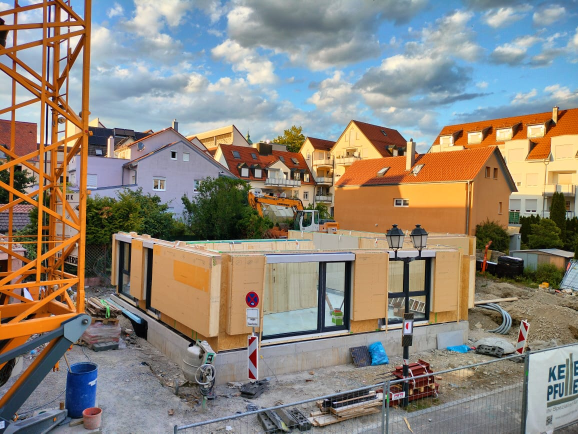
#> input picture Stage_3/images/Image1.jpeg, 1156 x 867 px (shown at 1/2 size); its folder holds 4 pictures in this run
$ python task5B_Camera_Calibration.py
#> lines starting #> are read from the running program, lines starting #| are printed output that depends on the picture; after the words box and inside, x2 and y2 are one past the last pixel; in counts of white or black regions, pixels touching at a corner belong together
import cv2
import numpy as np
import glob
import os

# =====================================================
# CAMERA CALIBRATION USING A REAL CHESSBOARD
# =====================================================

CHECKERBOARD = (7, 7)
SQUARE_SIZE = 1.0

# -----------------------------------------------------
# Base directories (everything saved inside Stage_3)
# -----------------------------------------------------

BASE_DIR = os.path.dirname(os.path.abspath(__file__))

IMAGE_DIR = os.path.join(BASE_DIR, "images")
RESULTS_DIR = os.path.join(BASE_DIR, "results")
CORNER_DIR = os.path.join(RESULTS_DIR, "detected_corners")

os.makedirs(RESULTS_DIR, exist_ok=True)
os.makedirs(CORNER_DIR, exist_ok=True)

# -----------------------------------------------------
# Prepare object points
# -----------------------------------------------------

objp = np.zeros((CHECKERBOARD[0] * CHECKERBOARD[1], 3), np.float32)
objp[:, :2] = np.mgrid[
    0:CHECKERBOARD[0],
    0:CHECKERBOARD[1]
].T.reshape(-1, 2)
objp *= SQUARE_SIZE

objpoints = []
imgpoints = []

# -----------------------------------------------------
# Load calibration images
# -----------------------------------------------------

images = []
images.extend(glob.glob(os.path.join(IMAGE_DIR, "*.jpg")))
images.extend(glob.glob(os.path.join(IMAGE_DIR, "*.jpeg")))
images.extend(glob.glob(os.path.join(IMAGE_DIR, "*.png")))
images = sorted(images)

print("=" * 60)
print("CAMERA CALIBRATION")
print("=" * 60)
print(f"\nFound {len(images)} calibration images.\n")

if len(images) == 0:
    raise FileNotFoundError(f"No calibration images found in:\n{IMAGE_DIR}")

# -----------------------------------------------------
# Detect chessboard corners
# -----------------------------------------------------

gray = None

for image_path in images:

    image = cv2.imread(image_path)
#> image is the input picture: shape (867, 1156, 3); mean B, G, R 122.9, 133.9, 142.1
    gray = cv2.cvtColor(image, cv2.COLOR_BGR2GRAY)
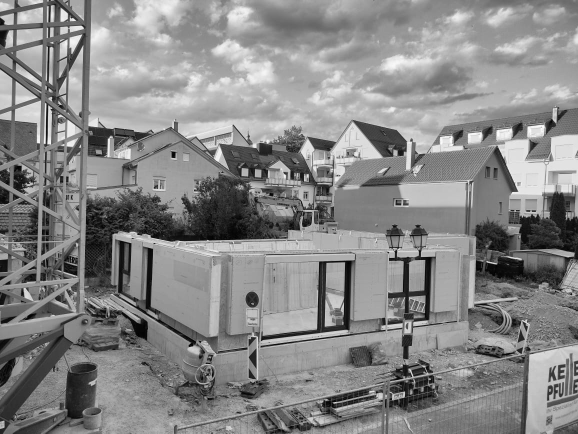
#> gray: shape (867, 1156) (shown at 1/2 size); min 0, max 254, mean 135.1

    ret, corners = cv2.findChessboardCornersSB(gray, CHECKERBOARD)
#> ret = False

    print(f"{os.path.basename(image_path):25s} -> {ret}")
#| Image1.jpeg               -> False

    if ret:

        objpoints.append(objp)
        imgpoints.append(corners)

        cv2.drawChessboardCorners(
            image,
            CHECKERBOARD,
            corners,
            ret
        )

        save_path = os.path.join(
            CORNER_DIR,
            os.path.basename(image_path)
        )

        cv2.imwrite(save_path, image)

        cv2.imshow("Detected Corners", image)
        cv2.waitKey(400)
#> pass 2 of the loop `for image_path in images:`:
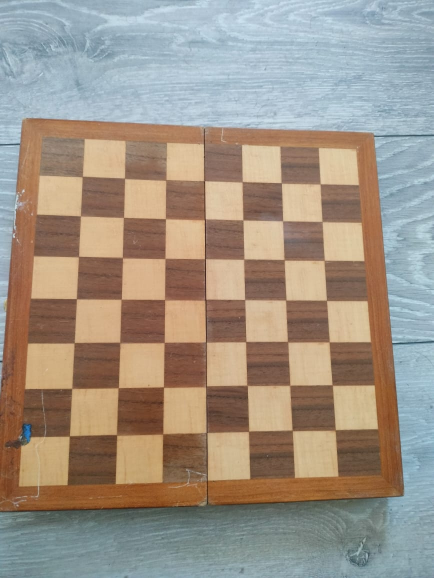
#> input picture Stage_3/images/chessboard1.jpeg, 867 x 1156 px (shown at 1/2 size)
#> image is the input picture: shape (1156, 867, 3); mean B, G, R 133.9, 147.3, 158.9
#> `gray = cv2.cvtColor(image, cv2.COLOR_BGR2GRAY)`:
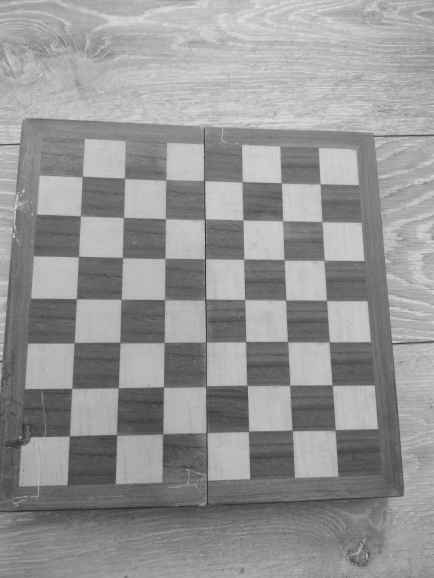
#> gray: shape (1156, 867) (shown at 1/2 size); min 8, max 229, mean 149.2
#> ret = True; corners = 49 rows, first 8: [165, 353.5], [249.5, 356.8], [331.9, 360.1], [409.1, 362], [484.7, 363.9], [563, 366.1], [640.5, 367.9], [161.1, 431.5]
#| chessboard1.jpeg          -> True
#> `cv2.drawChessboardCorners( image, CHECKERBOARD, corners, ret )`:
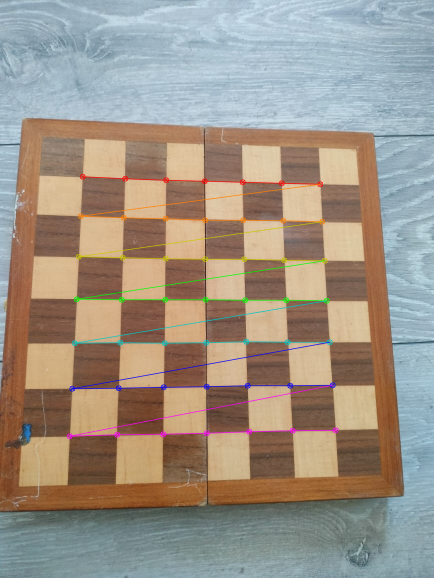
#> image: shape (1156, 867, 3) (shown at 1/2 size); 2.35% of pixels changed, all inside (x1, y1, x2, y2) = (133, 347, 678, 879)
#> pass 3 of the loop `for image_path in images:`:
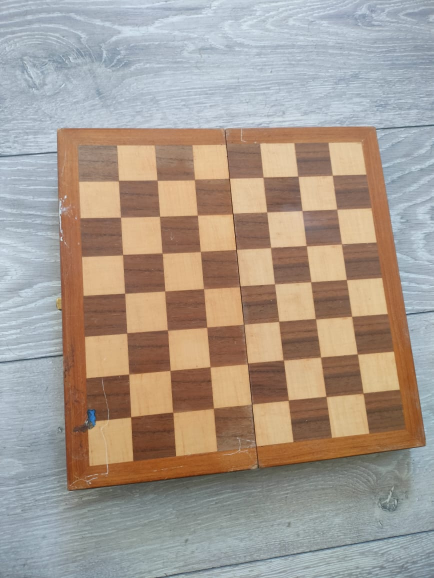
#> input picture Stage_3/images/chessboard10.jpeg, 867 x 1156 px (shown at 1/2 size)
#> image is the input picture: shape (1156, 867, 3); mean B, G, R 142.5, 154, 166.6
#> `gray = cv2.cvtColor(image, cv2.COLOR_BGR2GRAY)`:
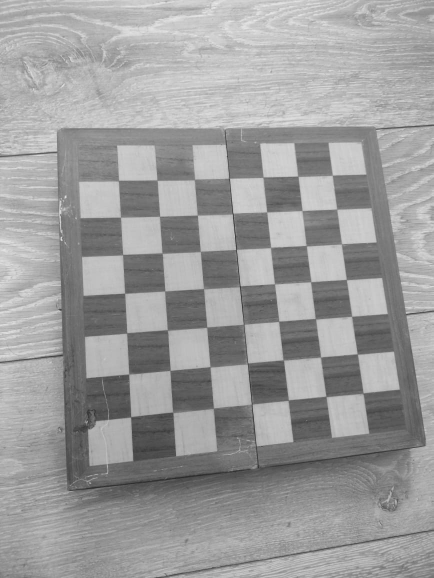
#> gray: shape (1156, 867) (shown at 1/2 size); min 26, max 238, mean 156.5
#> corners = 49 rows, first 8: [237.4, 361.6], [314.5, 360.6], [389.2, 359.4], [458.9, 357], [526.7, 354.7], [596.3, 352.8], [664.8, 350.6], [241.3, 434.1]
#| chessboard10.jpeg         -> True
#> `cv2.drawChessboardCorners( image, CHECKERBOARD, corners, ret )`:
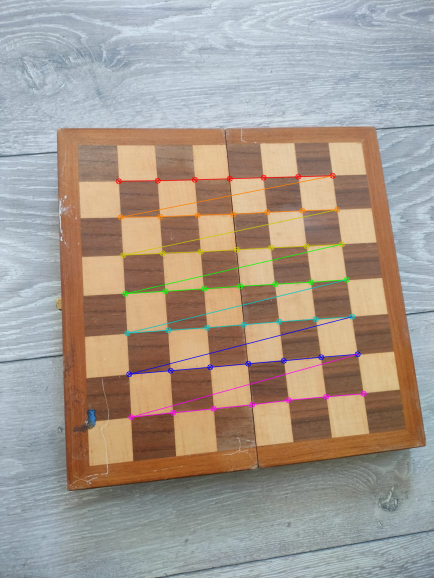
#> image: shape (1156, 867, 3) (shown at 1/2 size); 2.11% of pixels changed, all inside (x1, y1, x2, y2) = (231, 345, 734, 841)
#> the loop made 4 passes; the first 3 are shown

cv2.destroyAllWindows()

if len(objpoints) == 0:
    raise RuntimeError("No chessboard corners were detected.")

# -----------------------------------------------------
# Camera calibration
# -----------------------------------------------------

print("\nPerforming Camera Calibration...\n")

ret, K, dist, rvecs, tvecs = cv2.calibrateCamera(
    objpoints,
    imgpoints,
    gray.shape[::-1],
    None,
    None
)

# -----------------------------------------------------
# Results
# -----------------------------------------------------

print("=" * 60)
print("CALIBRATION RESULTS")
print("=" * 60)

print("\nRMS Reprojection Error")
print(ret)

print("\nIntrinsic Matrix (K)")
print(K)

print("\nDistortion Coefficients")
print(dist)

print("\n" + "=" * 60)
print("EXTRINSIC PARAMETERS")
print("=" * 60)

for i, (rvec, tvec) in enumerate(zip(rvecs, tvecs), start=1):

    R, _ = cv2.Rodrigues(rvec)

    print(f"\nImage {i}")
    print("-" * 30)
    print("Rotation Matrix (R)")
    print(R)
    print("\nTranslation Vector (t)")
    print(tvec)

# -----------------------------------------------------
# Mean reprojection error
# -----------------------------------------------------

total_error = 0

for i in range(len(objpoints)):

    projected_points, _ = cv2.projectPoints(
        objpoints[i],
        rvecs[i],
        tvecs[i],
        K,
        dist
    )

    error = cv2.norm(
        imgpoints[i],
        projected_points,
        cv2.NORM_L2
    ) / len(projected_points)

    total_error += error

mean_error = total_error / len(objpoints)

print("\n" + "=" * 60)
print("REPROJECTION ERROR")
print("=" * 60)
print(f"\nMean Reprojection Error : {mean_error:.6f}")

# -----------------------------------------------------
# Save calibration
# -----------------------------------------------------

calibration_file = os.path.join(
    RESULTS_DIR,
    "camera_calibration.npz"
)

np.savez(
    calibration_file,
    cameraMatrix=K,
    distortion=dist,
    rotationVectors=rvecs,
    translationVectors=tvecs
)

print("\n" + "=" * 60)
print("FILES SAVED")
print("=" * 60)

print(f"\nCalibration file:\n{calibration_file}")
print(f"\nDetected corner images:\n{CORNER_DIR}")

print(f"\nSaved {len(objpoints)} detected corner images.")
print("\nCalibration Completed Successfully!")
